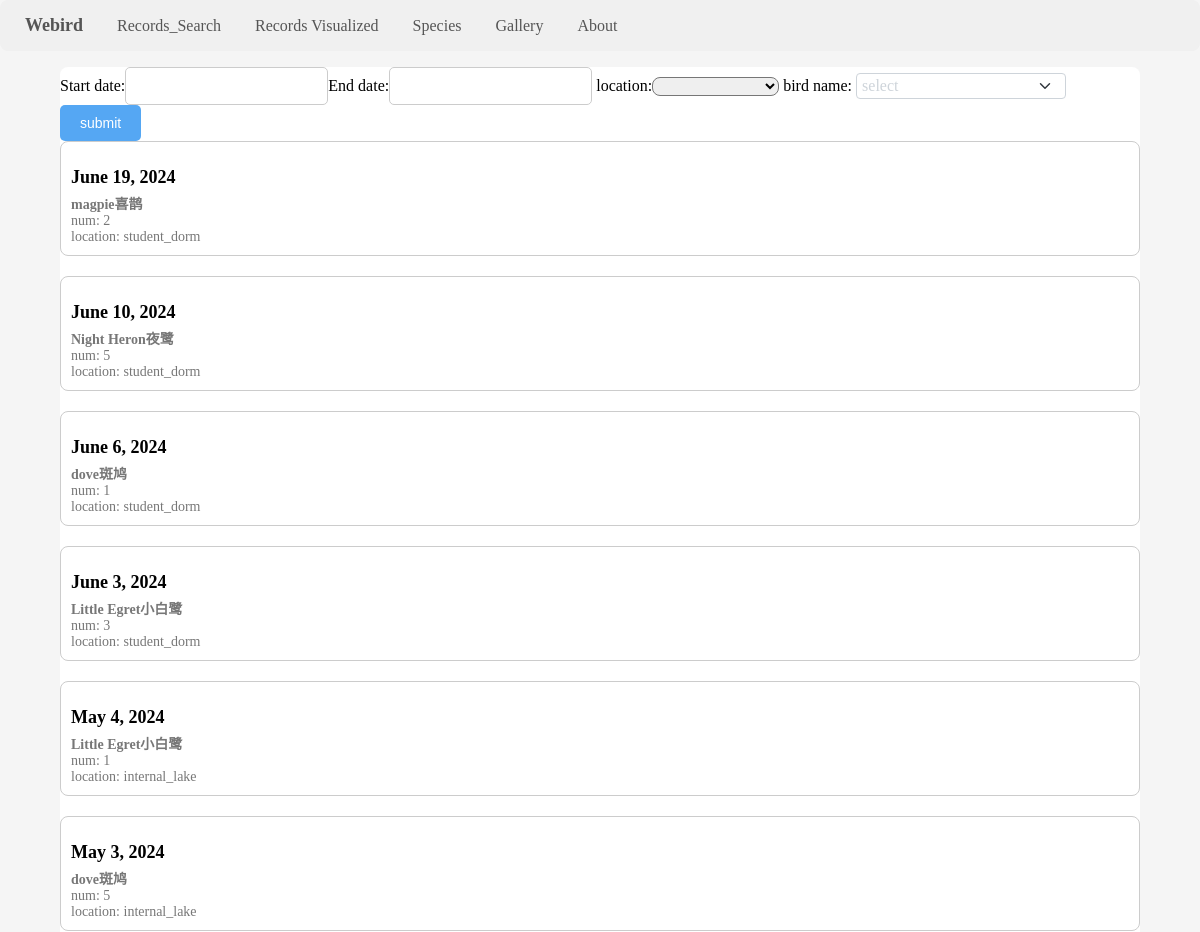
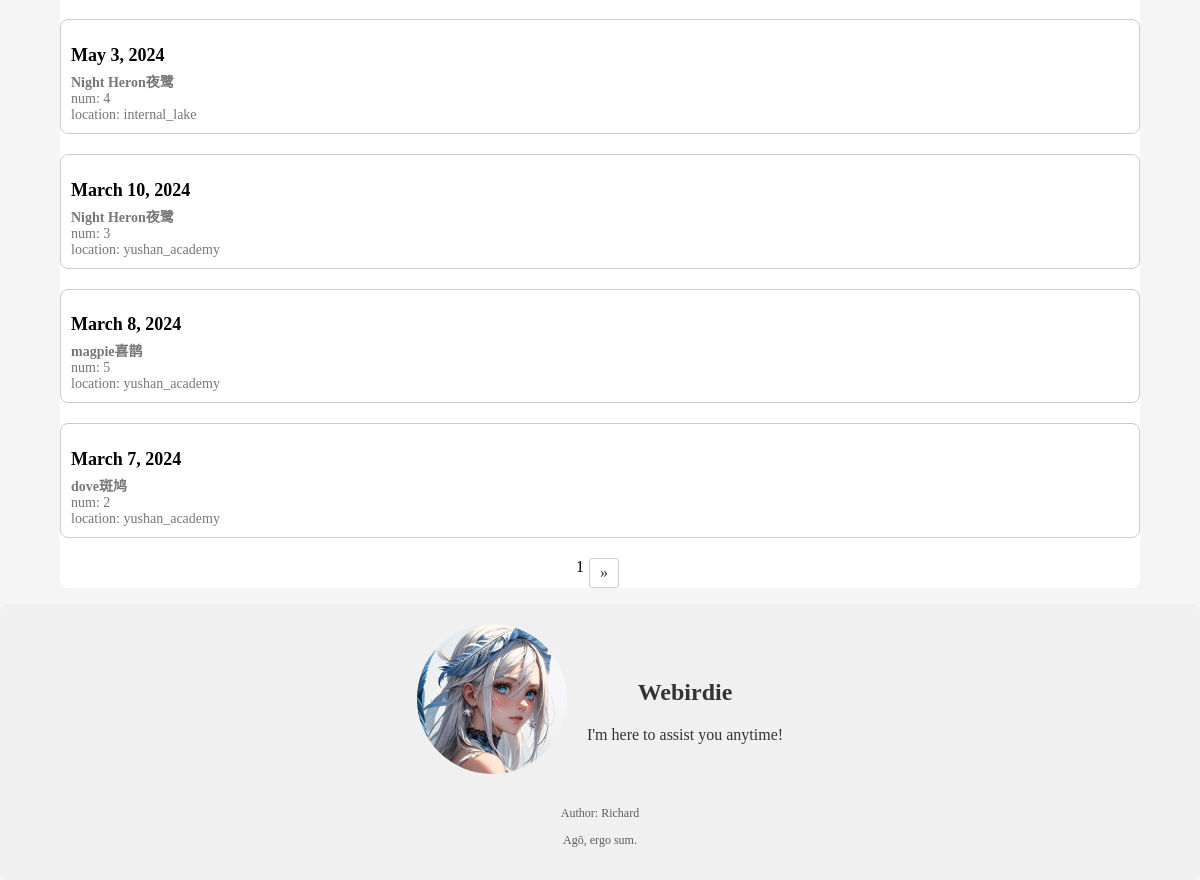
The app's page /records/ with its own data (2 pictures, top to bottom).
### webird/models.py (models this page shows, shortened)
class Records(models.Model):
    id = models.AutoField(primary_key=True)
    bird_id = models.ForeignKey(BirdInfo, on_delete=models.PROTECT)
    location = models.ForeignKey(Location, on_delete=models.PROTECT)
    date = models.DateField(blank=True, null=True, verbose_name='date(YYYY-MM-DD)')
    num = models.PositiveSmallIntegerField(blank=True, null=True, verbose_name='num')
    author = models.CharField(max_length=30, blank=True, null=True, verbose_name='author')

class BirdInfo(models.Model):
    id = models.AutoField(primary_key=True)
    eng_species = models.CharField(max_length=30, blank=True, null=True)
    chi_species = models.CharField(max_length=30, blank=True, null=True)
    chi_description = models.TextField(max_length=700, blank=True, null=True)
    eng_description = models.TextField(max_length=700, blank=True, null=True)
    wiki_url = models.TextField(max_length=100, blank=True, null=True)
    bird_class = models.ForeignKey(BirdClasses, on_delete=models.PROTECT, null=True)
    def whole_name(self):
        return (self.eng_species if self.eng_species else '') + (self.chi_species if self.chi_species else '')
    def single_name(self):
        return self.eng_species if self.eng_species else self.chi_species

class Location(models.Model):
    id = models.AutoField(primary_key=True)
    description = models.TextField(max_length=700, blank=True, null=True, verbose_name='description')
    img_src = models.TextField(max_length=60, blank=True, null=True)
    name = models.TextField(max_length=30, blank=False, null=True, verbose_name='name')
    pos_x = models.PositiveSmallIntegerField(blank=False, null=True)
    pos_y = models.PositiveSmallIntegerField(blank=False, null=True)
    display = models.BooleanField(null=False, default=True, blank=True)
    def whole_name(self):
        return self.name

### webird/views.py (the view, shortened to what this page needs)
# urls.py: path('records/', webird_views.records),
def records(request):
    form = record_search_form(data=request.GET, num_fields=9999)
    result = models.Records.objects.all().order_by('-date')
    paginator = Paginator(result, 10)  # Set 10 records per page
    page_number = request.GET.get('page')  # Get the current page number
    page_obj = paginator.get_page(page_number)  # Get the page object
    query_params = request.GET.copy()  # Get a mutable copy of the query parameters
    if 'page' in query_params:
        del query_params['page']  # Remove the 'page' parameter from the query parameters
    context = {
        'result': page_obj,
        'form': form,
        'query_params': query_params.urlencode(),  # Encode the query parameters as a URL-encoded string
    }
    return render(request, 'records_search_result2.html', context)

### webird/forms.py (shortened to what this page needs)
class record_search_form(forms.Form):  # 用来搜索记录的表单
    start_date = forms.DateField(required=False)
    end_date = forms.DateField(required=False)
    species = forms.MultipleChoiceField(choices=[], label='bird name', required=False)
    location_id = forms.ChoiceField(label='location', choices=[], required=False)
    num_fields = len(models.Location.objects.all())
    def __init__(self, num_fields, *args, **kwargs):
        super().__init__(*args, **kwargs)
        self.fields['location_id'].choices = [(place.id, place.whole_name()) for place in
                                              models.Location.objects.all()]
        self.fields['location_id'].choices.append((None, ''))
        self.fields['species'].choices = [(bird.id, bird.whole_name()) for bird in models.BirdInfo.objects.all()]

### webird/templatetags/custom_filters.py (called while the page is built)
@register.filter
def id_get_location(loc_id):
    try:
        return loc_id.name
    except:
        return models.Location.objects.filter(id=loc_id).first().name

@register.filter
def id_get_bird_whole_name(bird_id):
    try:
        return bird_id.whole_name()
    except:
        return models.BirdInfo.objects.filter(id=bird_id).first().whole_name()

@register.filter
def id_get_bird_single_name(bird_id):
    try:
        return bird_id.single_name()
    except:
        return models.BirdInfo.objects.filter(id=bird_id).first().single_name()

### webird/templates/records_search_result2.html (shortened to what this page needs)
{% extends 'common.html' %}
{% load custom_filters %}
{% block content %}
    <form method="GET">
        <span>{{ form.start_date.label_tag }}{{ form.start_date }}{{ form.end_date.label_tag }}{{ form.end_date }}</span>
        <span>{{ form.location_id.label_tag }}{{ form.location_id }}</span>
        {% include 'multi_search.html' with form_field=form.species%}
        <input type="submit" value="submit">
    </form>
    {% for item in result %}
        <div class="result">
            <h2 class="title">
                {{ item.date }}
            </h2>
            <a href="/species/{{ item.bird_id | id_get_bird_single_name }}/">
            <div class="description">
                <div style="font-weight: bold">{{ item.bird_id | id_get_bird_whole_name }}</div>
                <div>num: {{ item.num }}</div>
                <div>location: {{ item.location | id_get_location }}</div>
            </div>
            </a>
        </div>
    {% endfor %}
    <div class="pagination">
        {{ result.number }}
        {% if result.has_next %}
            <a class="pagination-link" href="?page={{ result.next_page_number }}&{{ query_params }}">»</a>
        {% endif %}
    </div>
{% endblock %}

### records on screen
Records: date "June 19, 2024", bird_id|id_get_bird_whole_name "magpie喜鹊", num "2", location|id_get_location "student_dorm"
Records: date "June 10, 2024", bird_id|id_get_bird_whole_name "Night Heron夜鹭", num "5", location|id_get_location "student_dorm"
Records: date "June 6, 2024", bird_id|id_get_bird_whole_name "dove斑鸠", num "1", location|id_get_location "student_dorm"
Records: date "June 3, 2024", bird_id|id_get_bird_whole_name "Little Egret小白鹭", num "3", location|id_get_location "student_dorm"
Records: date "May 4, 2024", bird_id|id_get_bird_whole_name "Little Egret小白鹭", num "1", location|id_get_location "internal_lake"
Records: date "May 3, 2024", bird_id|id_get_bird_whole_name "dove斑鸠", num "5", location|id_get_location "internal_lake"
Records: date "May 3, 2024", bird_id|id_get_bird_whole_name "Night Heron夜鹭", num "4", location|id_get_location "internal_lake"
Records: date "March 10, 2024", bird_id|id_get_bird_whole_name "Night Heron夜鹭", num "3", location|id_get_location "yushan_academy"
Records: date "March 8, 2024", bird_id|id_get_bird_whole_name "magpie喜鹊", num "5", location|id_get_location "yushan_academy"
Records: date "March 7, 2024", bird_id|id_get_bird_whole_name "dove斑鸠", num "2", location|id_get_location "yushan_academy"

### other values on screen
{{ result.number }} "1"
